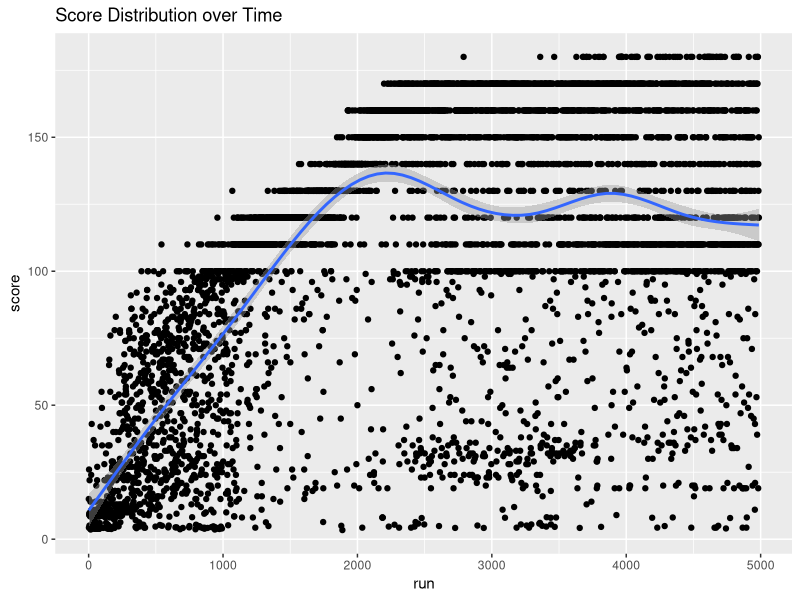
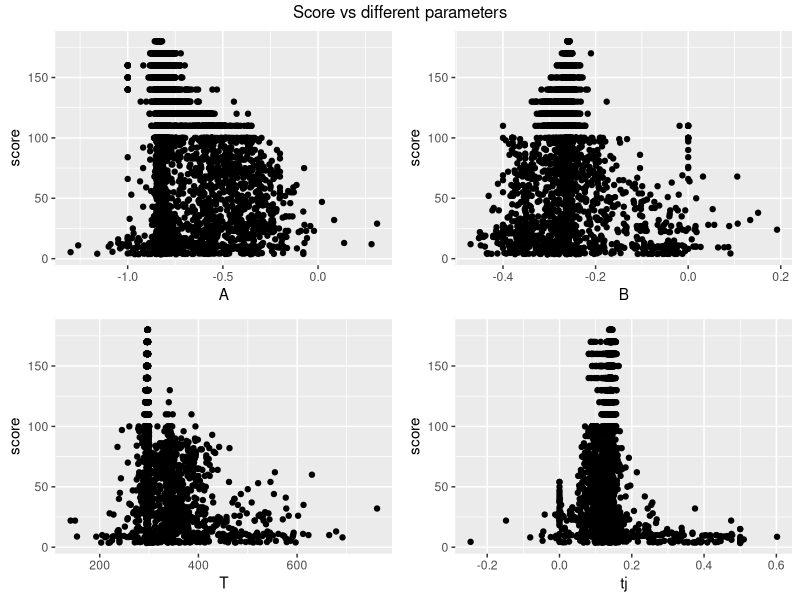
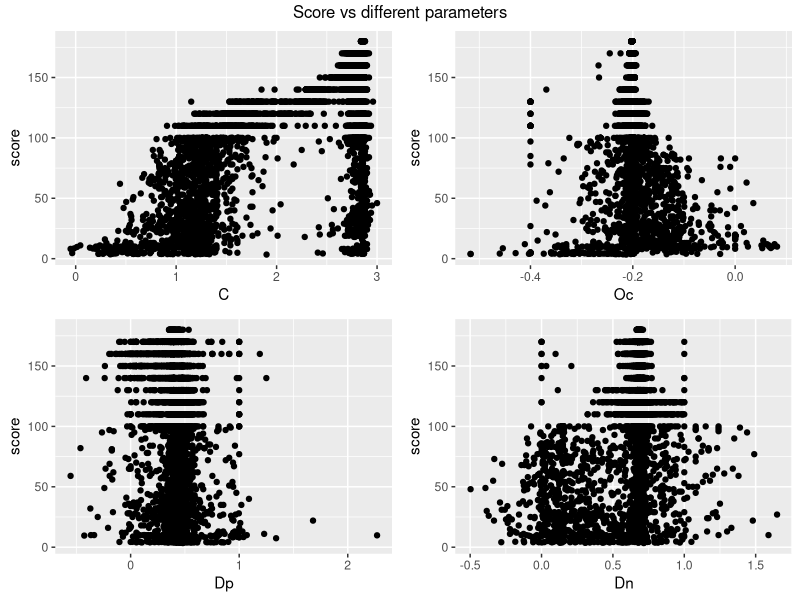

Reproduce these figures in R, in order.
library(ggplot2)
library(gridExtra)

x <- read.csv("04/ga.csv", as.is = TRUE)
x$num <- 1:length(x$T)
qplot(x$num, x$savg,
      geom=c("point", "smooth"),
      xlab='run', ylab='score', main='Score Distribution over Time'
      )

lm.0 <- lm(x$savg ~ x$T + x$A + x$B + x$Oc + x$C + x$Oj + x$tj + x$Dp + x$Dn)
summary(lm.0)


q1 <- qplot(x$A, x$savg, ylab='score', xlab='A')
q2 <- qplot(x$B, x$savg, ylab='score', xlab='B')
q3 <- qplot(x$T, x$savg, ylab='score', xlab='T')
q4 <- qplot(x$tj, x$savg, ylab='score', xlab='tj')

grid.arrange(q1,q2,q3,q4,ncol=2, top='Score vs different parameters')

q1 <- qplot(x$C, x$savg, ylab='score', xlab='C')
q2 <- qplot(x$Oc, x$savg, ylab='score', xlab='Oc')
q3 <- qplot(x$Dp, x$savg, ylab='score', xlab='Dp')
q4 <- qplot(x$Dn, x$savg, ylab='score', xlab='Dn')

grid.arrange(q1,q2,q3,q4,ncol=2, top='Score vs different parameters')

